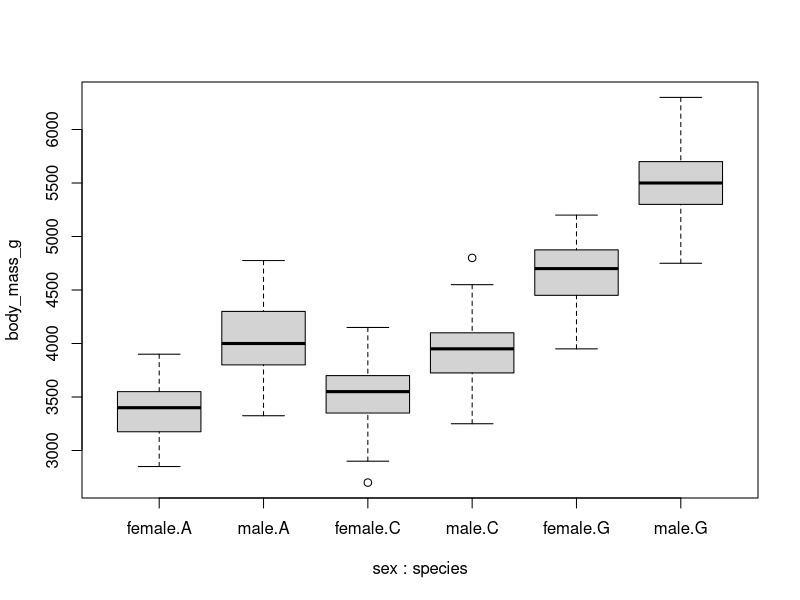
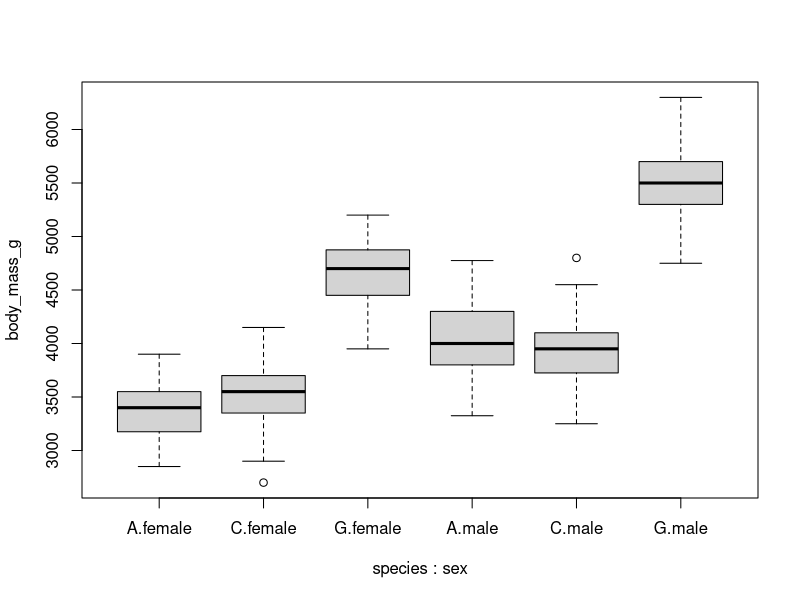
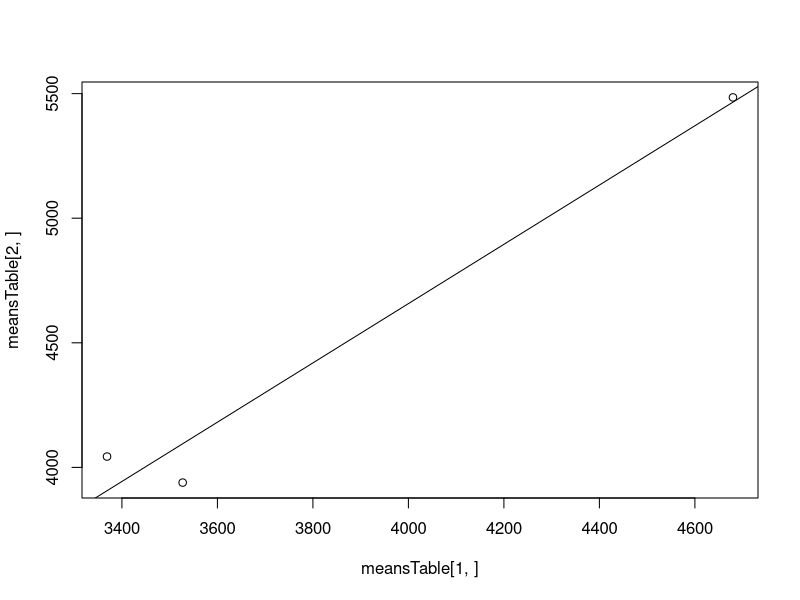
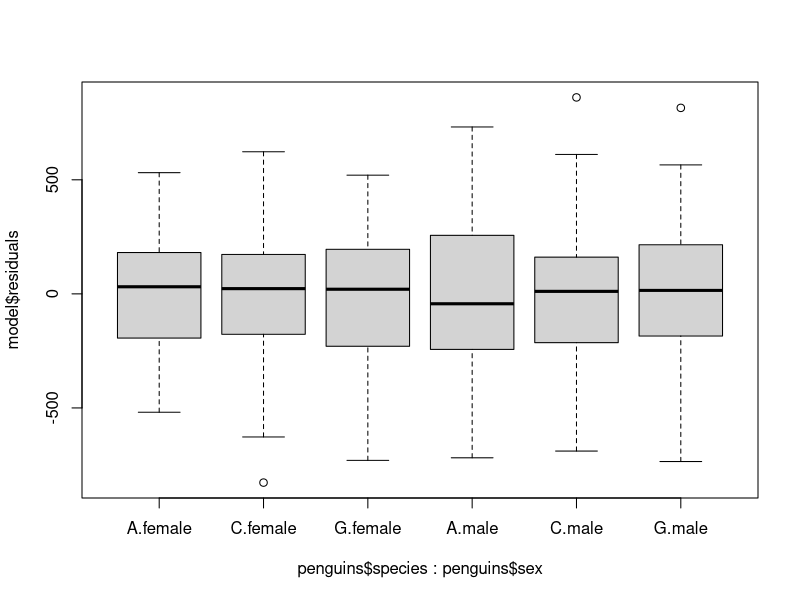
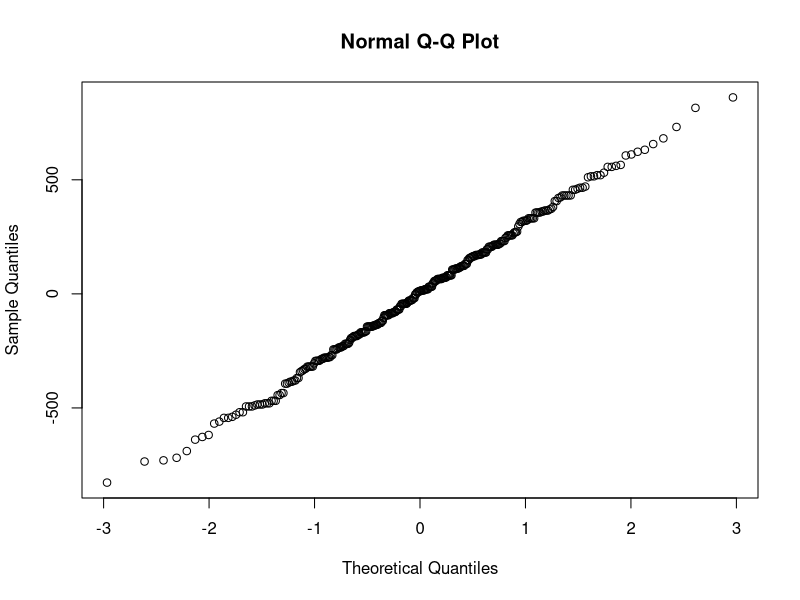
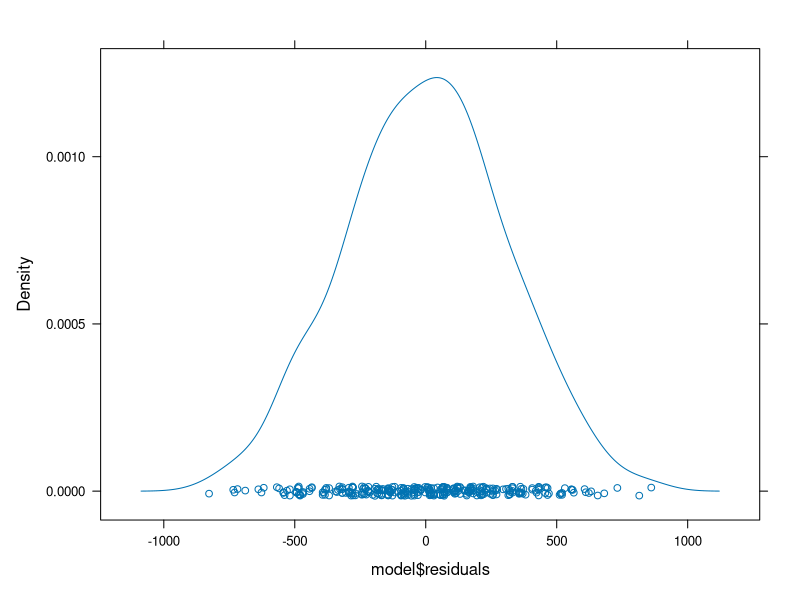

Recreate these plots in R, in order.
# Jake Price
# November 9, 2022
# Two-Way ANOVA with Interactions - Palmer's Penguins
#
# Question: Do the different penguin sexes
#           have different average masses? Is
#           that difference the same for each
#           species?
#
# Data: Palmer's Penguin dataset
#          palmerpenguins package
#
# Response: body_mass_g
# Predictors: Sex (male / female)
#             Species (Adelie, Gentoo, Chinstrap)
#
# Model: Mass ~ Sex + Species + (Sex:Species)

# load the data
# install.package("palmerpenguins")
library(palmerpenguins)
data(penguins)
head(penguins)
penguins$species = factor(penguins$species,labels = c("A","C","G"))
penguins = subset(penguins, !is.na(body_mass_g) & !is.na(species)
                   & !is.na(sex))

# data exploration
boxplot(body_mass_g ~ sex + species, data = penguins)
boxplot(body_mass_g ~ species + sex, data = penguins)

meansTable = tapply(penguins$body_mass_g,
                    list(penguins$sex,penguins$species),
                    mean)

plot(meansTable[1,],meansTable[2,])
heuristicModel = lm(meansTable[2,]~meansTable[1,])
abline(heuristicModel)
heuristicModel

# fit the data with an interaction term
grandAvg = mean(penguins$body_mass_g,na.rm = TRUE)
grandAvg

speciesEffect = tapply(penguins$body_mass_g, 
                       penguins$species, 
                       mean) - grandAvg
speciesEffect

sexEffect = tapply(penguins$body_mass_g, 
                       penguins$sex, 
                       mean) - grandAvg
sexEffect

interaction = (meansTable - rbind(speciesEffect,speciesEffect)
                - cbind(sexEffect,sexEffect,sexEffect) - grandAvg)
interaction

model = aov(body_mass_g ~ species + sex + species:sex, data = penguins)
# note, converted mass to kg
summary(model)
# all terms, including interactions, are significant

meansTable = tapply(penguins$body_mass_g,
                    list(penguins$sex,penguins$species),
                    mean)

meansTable

SD = sqrt(deviance(model)/df.residual(model))
SD

(meansTable-grandAvg)/SD

TukeyHSD(model)

# assess the model
boxplot(model$residuals ~ penguins$species + penguins$sex)
qqnorm(model$residuals)
lattice::densityplot(model$residuals)
# wow, basically perfectly normal residuals
# exactly equal variance across groups